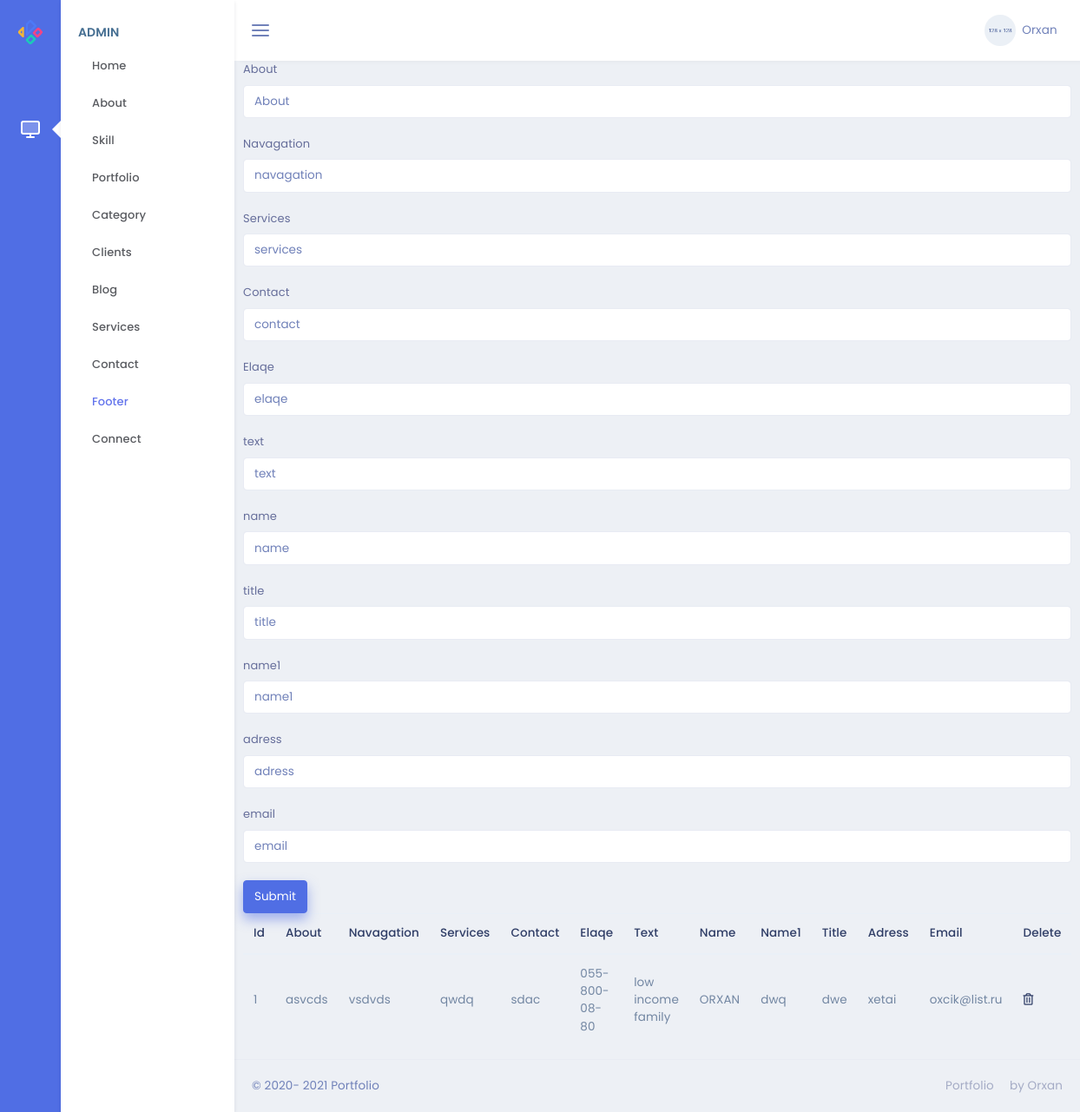
The app's page /admin/footer with its own data.
### models.py (models this page shows)
class Footer(db.Model):
    id=db.Column(db.Integer,primary_key=True)
    about=db.Column(db.String(55))
    navagation=db.Column(db.String(155))
    services=db.Column(db.String(255))
    contact=db.Column(db.String(255))
    elaqe=db.Column(db.String(255))
    text=db.Column(db.String(255))
    name=db.Column(db.String(255))
    name1=db.Column(db.String(255))
    title=db.Column(db.String(255))
    adress=db.Column(db.String(255))
    email=db.Column(db.String(255))

### admin/routes.py (the view, shortened to what this page needs)
@admin.route('/footer' , methods=["POST" , "GET"])
def footerpages():
    ftr=Footer.query.all()
    return render_template('admin/Footer/footer.html',ftr=ftr)

### admin/templates/admin/Footer/footer.html
{% extends "admin/base.html" %}
{% block content %}
<form action="/admin/footer" method="POST">
    <div class="form-group">
        <label for="about">About</label>
        <input type="text" class="form-control" name="about" id="about" placeholder="About">
    </div>
    <div class="form-group">
        <label for="navagation">Navagation</label>
        <input type="navagation" class="form-control" name="navagation" id="navagation" placeholder="navagation">
    </div>
    <div class="form-group">
        <label for="services">Services</label>
        <input type="services" class="form-control" name="services" id="services" placeholder="services">
    </div>
    <div class="form-group">
        <label for="contact">Contact</label>
        <input type="contact" class="form-control" name="contact" id="contact" placeholder="contact">
    </div>
    <div class="form-group">
        <label for="elaqe">Elaqe</label>
        <input type="text" class="form-control" name="elaqe" id="elaqe" placeholder="elaqe">
    </div>
    <div class="form-group">
        <label for="text">text</label>
        <input type="text" class="form-control" name="text" id="text" placeholder="text">
    </div>
    <div class="form-group">
        <label for="name">name</label>
        <input type="text" class="form-control" name="name" id="name" placeholder="name">
    </div>
    <div class="form-group">
        <label for="title">title</label>
        <input type="text" class="form-control" name="title" id="title" placeholder="title">
    </div>
    <div class="form-group">
        <label for="name1">name1</label>
        <input type="text" class="form-control" name="name1" id="name1" placeholder="name1">
    </div>
    <div class="form-group">
        <label for="adress">adress</label>
        <input type="text" class="form-control" name="adress" id="adress" placeholder="adress">
    </div>
    <div class="form-group">
        <label for="email">email</label>
        <input type="email" class="form-control" name="email" id="email" placeholder="email">
    </div>
    <button type="submit" class="btn btn-primary">Submit</button>
</form>
<table class="table">
    <thead>
        <tr>
            <th scope="col">Id</th>
            <th scope="col">About</th>
            <th scope="col">Navagation</th>
            <th scope="col">Services</th>
            <th scope="col">Contact</th>
            <th scope="col">Elaqe</th>
            <th scope="col">Text</th>
            <th scope="col">Name</th>
            <th scope="col">Name1</th>
            <th scope="col">Title</th>
            <th scope="col">Adress</th>
            <th scope="col">Email</th>
            <th scope="col">Delete</th>
        </tr>
    </thead>
    <tbody>
        {% for i in ftr %}
        <tr>
            <td>{{i.id}}</td>
            <td>{{i.about}}</td>
            <td>{{i.navagation}}</td>
            <td>{{i.services}}</td>
            <td>{{i.contact}}</td>
            <td>{{i.elaqe}}</td>
            <td>{{i.text}}</td>
            <td>{{i.name}}</td>
            <td>{{i.name1}}</td>
            <td>{{i.title}}</td>
            <td>{{i.adress}}</td>
            <td>{{i.email}}</td>
            <td><a href="/admin/footer/{{i.id}}"><i class="far fa-trash-alt"></i></a></td>
        </tr>
        {% endfor %}
    </tbody>
</table>
{% endblock %}

### records on screen
Footer: id "1", about "asvcds", navagation "vsdvds", services "qwdq", contact "sdac", elaqe "055-800-08-80", text "low income family", name "ORXAN", name1 "dwq", title "dwe", adress "xetai", email "oxcik@list.ru"
